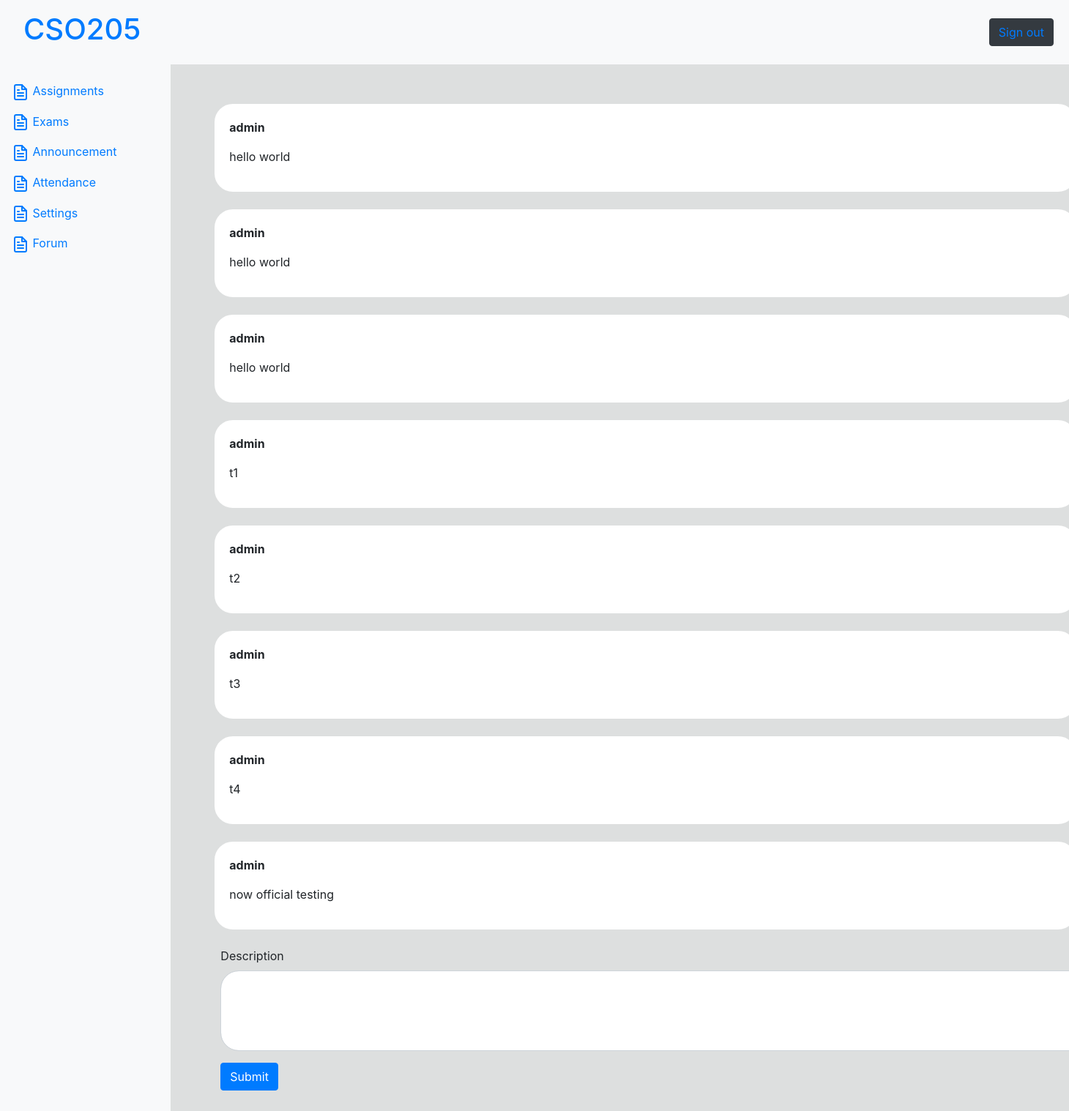
The app's page /f/ (signed in), older data.
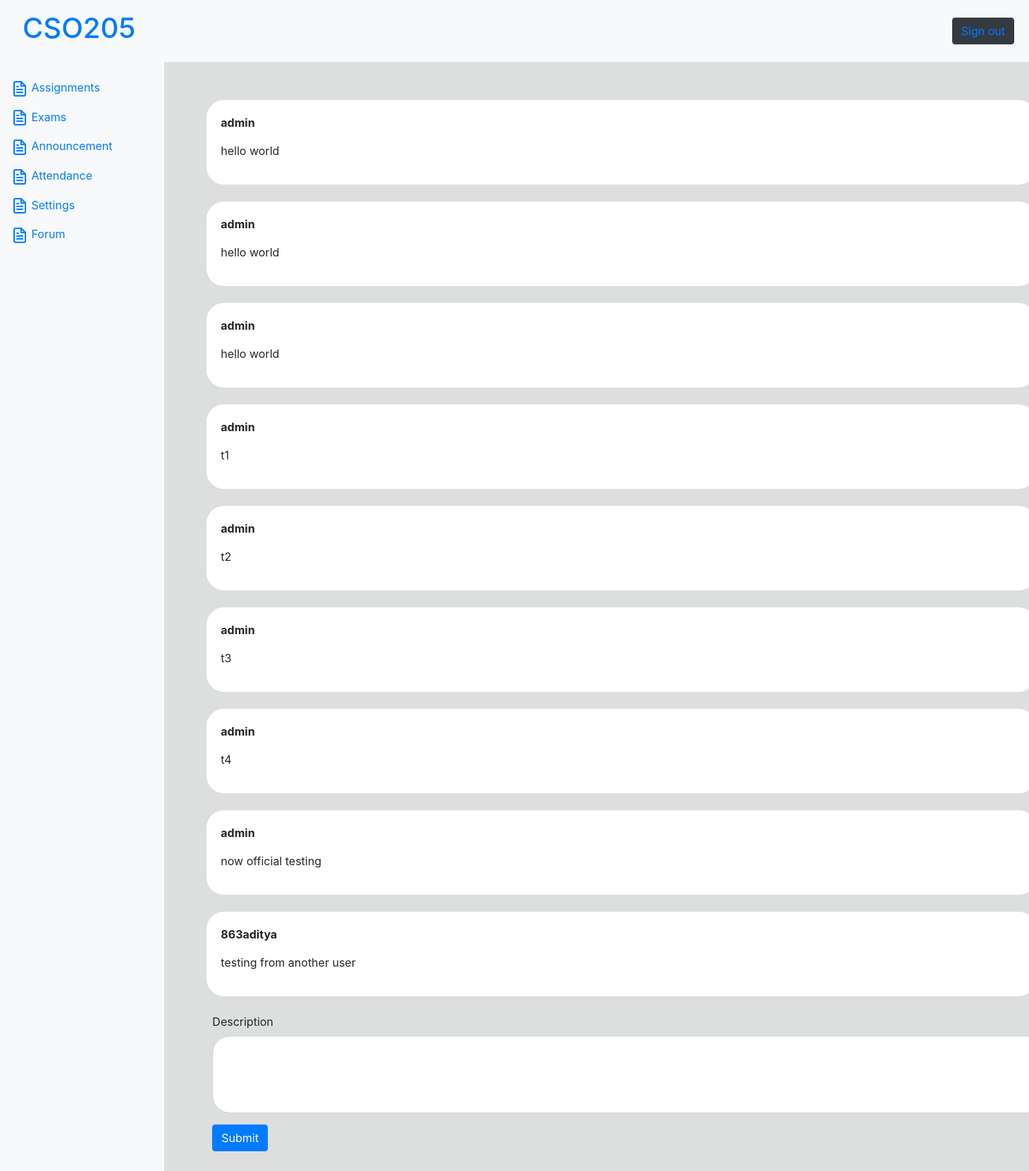
The same page, newer data.
### forum/models.py (models this page shows, shortened)
class fmsg(models.Model):
    posted_by=models.TextField()
    content=models.TextField()

### forum/views.py (the view)
# urls.py: path('',views.pg),
def pg(request):
    if request.user.is_authenticated:
        if request.method=='POST':
            a1=request.user.username
            a2=request.POST.get('description')
            a2=fmsg(posted_by=a1,content=a2)
            a2.save()
        q1=fmsg.objects.all()
        d1=dict()
        for x in range(len(q1)):
                d1[x+1]={'posted': q1[x].posted_by,'content':q1[x].content}
        a1=students.objects.filter(username=str(request.user.username))
        if len(a1)==0:
            return render(request,'forum.html',{'d1':d1})
        else:
            return render(request,'student_forum.html',{'d1':d1})
    return redirect('/p/')

### templates/forum.html (shortened to what this page needs)
{% extends 'base.html' %}
{% block body %}
<div style="padding-top:30px; padding-bottom:40px; background-color: rgb(221, 223, 223);width: 83%;height:100%">
    <div>
        {% for x,y in d1.items %}
        <div class="my-4"
            style="max-width:1200px;margin-left: 60px; display: block;border: 20px solid white; background-color:white;border-radius: 25px;">
            <p> <b> {{y.posted}} </b></p>
            <p>{{y.content}} </p>
        </div>
        {% endfor %}
    </div>
    <div style="margin-left: 60px; margin-bottom: 400px;width:1200px;">
        <form action=" /f/" method="post">
            <div class="form-group mx-2 my-2">
                <label for="description">Description</label>
                <textarea class="form-control" id="description" name="description" rows="4"
                    style="border-radius: 25px;"></textarea>
            </div>
            <button class="btn btn-primary my-2 mx-2" type="submit">Submit</button>
        </form>
    </div>
</div>
{% endblock body %}

Row changes from the older to the newer data that the page shows:
added fmsg: posted "863aditya", content "testing from another user"
